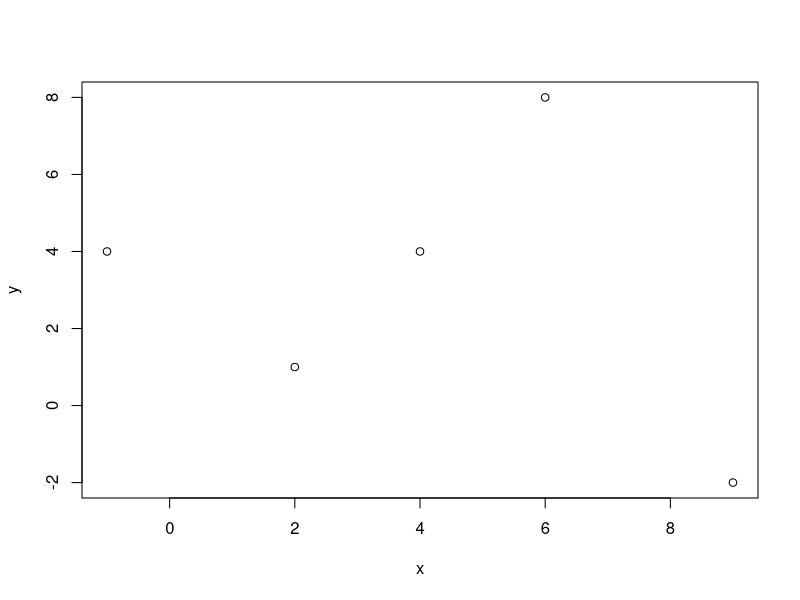
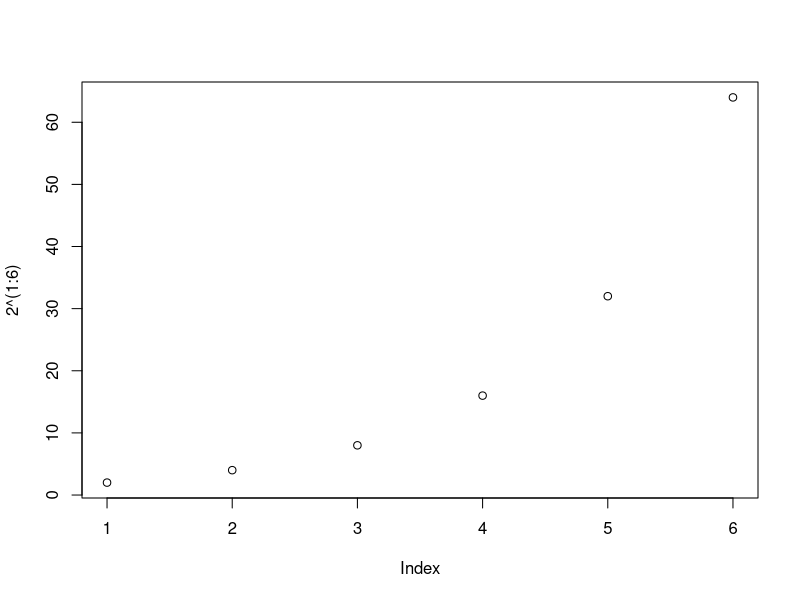
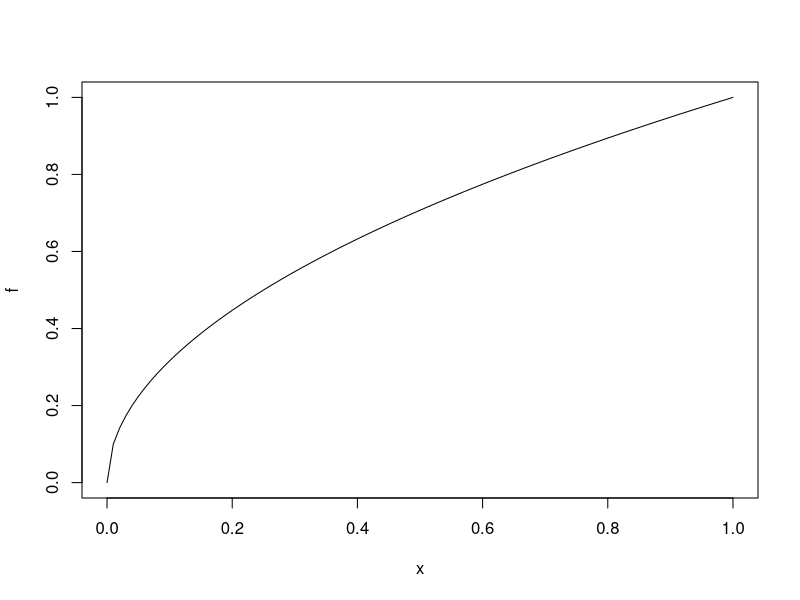
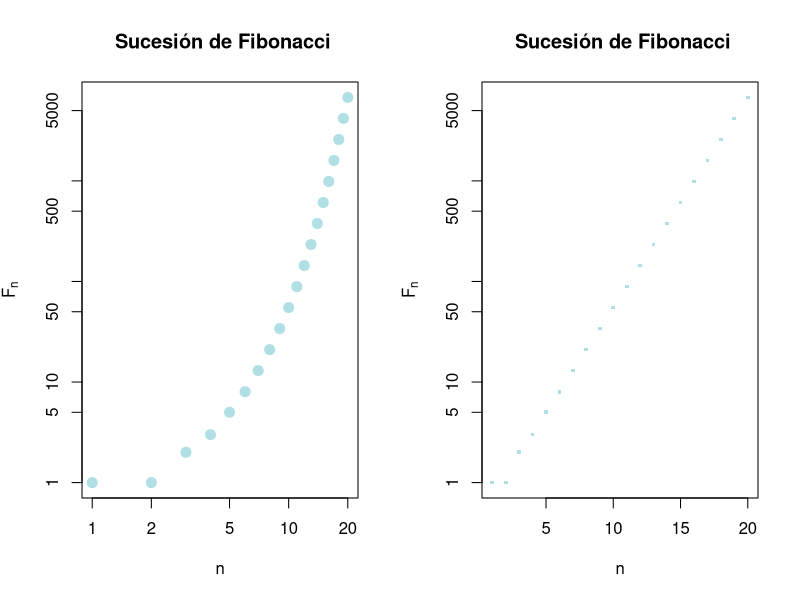
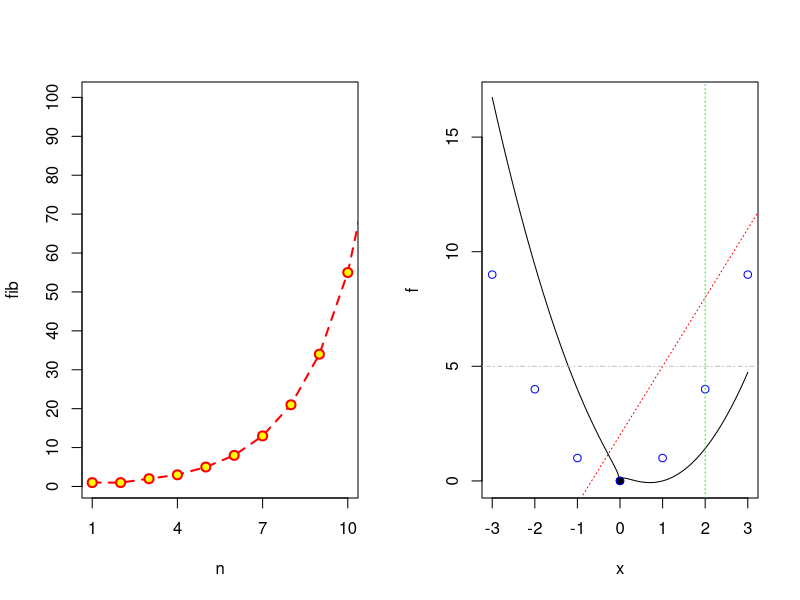
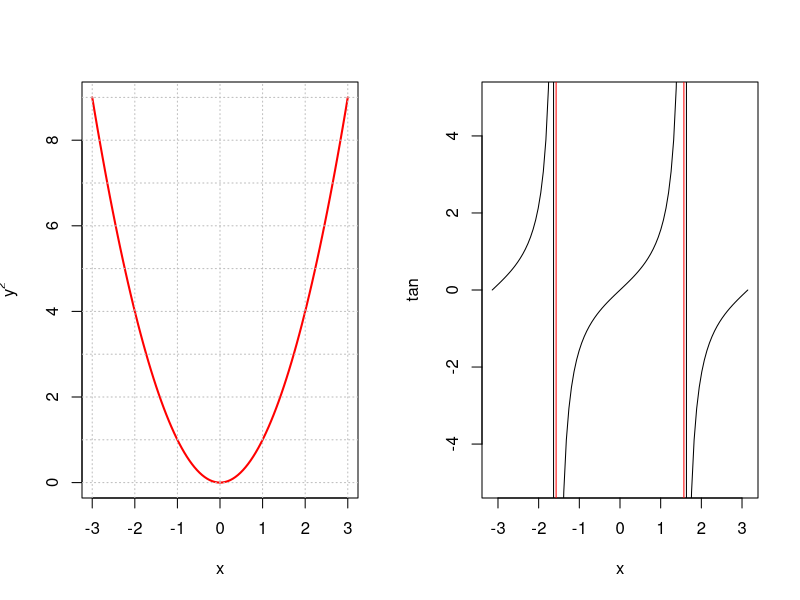
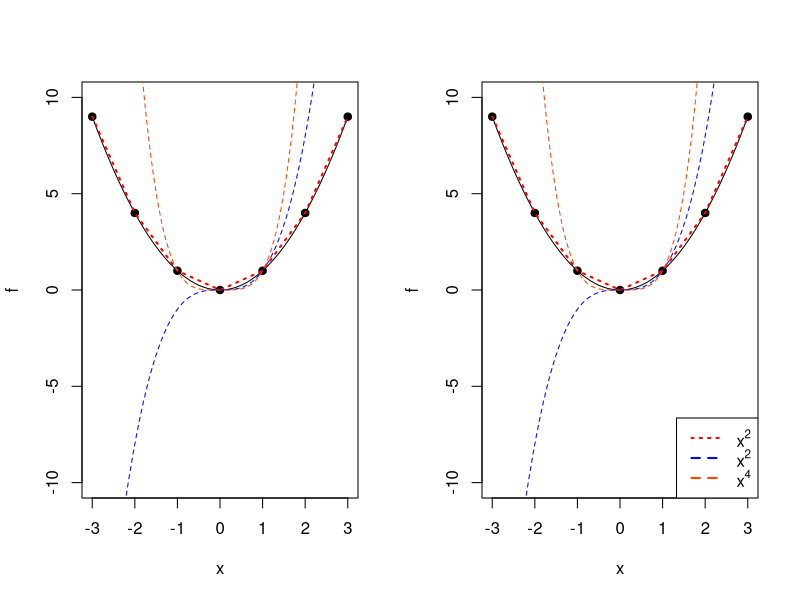

R code for these plots, in order:
## ---- chunk 1
x = c(2,6,4,9,-1)
y = c(1,8,4,-2,4)
plot(x,y)
## ---- chunk 2
plot(2^(1:6))
## ---- chunk 3
f <- function(x){sqrt(x)}
plot(f)
## ---- chunk 4
n = 1:20
fib = (1/sqrt(5))*((1+sqrt(5))/2)^n - (1/sqrt(5))*((1-sqrt(5))/2)^n  # Sucesión de fibonacci                 
fib
par(mfrow = c(1,2)) # Para poner dos graficas en una fila y dos columnas
# log es para poner en escala logaritmica
plot(fib, xlab = "n", ylab = expression(F[n]), main = " Sucesión de Fibonacci", pch = 20, cex = 2, col = "powderblue", bg = "orchid", log = "xy")
plot(fib, xlab = "n", ylab = expression(F[n]), main = " Sucesión de Fibonacci", pch = 15, cex = 0.5, col = "powderblue", bg = "orchid", log = "y")
## ---- chunk 5
plot(n, fib, pch = 21, col = "red", bg = "yellow", cex = 1.2, type = "o", lty = "dashed", lwd = 2, xlim = c(1,10), ylim = c(1,100), xaxp = c(1,10,3), yaxp = c(0,100,10))
## ---- chunk 6
f <- function(x){x^2 - 2*x + sqrt(abs(x))}
plot(f, xlim = c(-3,3))
points(0,0, pch = 19)
points(-3:3, (-3:3)^2, col = "blue")
abline(2,3, lty = "dotted", col = "red")
abline(v = 2, lty = "dotted", col = "green")
abline(h = 5, lty = "dotdash", col = "gray")
## ---- chunk 7
f <- function(x){x^2}
plot(f, xlim = c(-3,3), col ="red", lwd = 2, ylab = expression(y^2), xlab = "x")
abline(h=0:9, v = -3:3, lty = "dotted", col = "gray")
## ---- chunk 8
plot(tan, xlim = c(-pi,pi), ylim = c(-5,5))
abline(v = c(-pi/2,pi/2), col = "red")
## ---- chunk 9
f <- function(x){x^2}
plot(f, xlim = c(-3,3), ylim = c(-10, 10))
points(-3:3, f(-3:3), pch = 19)
lines(-3:3, f(-3:3), lwd = 2, lty = "dotted", col = "red")
curve(x^3, lty = "dashed", col = "blue", add = TRUE)
curve(x^4, lty = "dashed", col = "orangered", add = TRUE)
## ---- chunk 10
f <- function(x){x^2}
plot(f, xlim = c(-3,3), ylim = c(-10, 10))
points(-3:3, f(-3:3), pch = 19)
lines(-3:3, f(-3:3), lwd = 2, lty = "dotted", col = "red")
curve(x^3, lty = "dashed", col = "blue", add = TRUE)
curve(x^4, lty = "dashed", col = "orangered", add = TRUE)
legend("bottomright", 
       legend = c(expression(x^2), expression(x^2), expression(x^4)), 
       lwd = 2, 
       col = c("red", "blue", "orangered"), 
       lty = c("dotted", "dashed", "dashed")
      )

